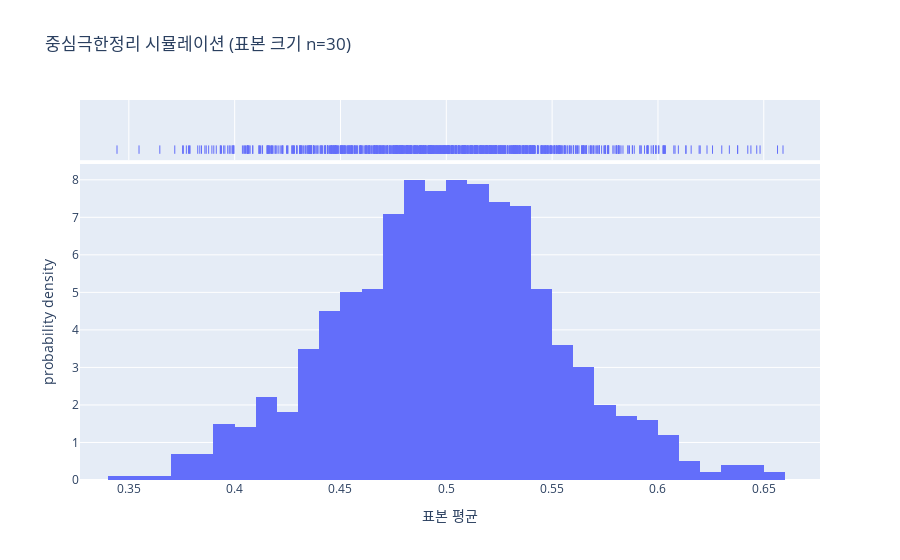

Write notebook code for a chart like this one.
### Code cell
# Plotly Express를 사용하여 히스토그램 및 KDE(커널 밀도 추정) 플롯 생성
fig_clt = px.histogram(df_clt, x='Sample Means', nbins=50,
                       title=f'중심극한정리 시뮬레이션 (표본 크기 n={sample_size})',
                       labels={'Sample Means': '표본 평균'},
                       histnorm='probability density', # 정규화된 히스토그램 (밀도)
                       marginal="rug") # 데이터 포인트 위치 표시

# 표본 평균들의 평균과 표준편차 (이론값과 비교)
mean_of_sample_means = np.mean(sample_means_clt)
std_of_sample_means = np.std(sample_means_clt) # 이것이 바로 표준오차(Standard Error)

print(f"표본 평균들의 평균: {mean_of_sample_means:.4f} (이론값: 모평균 μ ≈ {mu:.4f})")
print(f"표본 평균들의 표준편차 (표준오차): {std_of_sample_means:.4f} (이론값: σ/√n ≈ {sigma/np.sqrt(sample_size):.4f})")

fig_clt.show()

### Figure 1 — Plotly figure (JSON) as saved in the notebook; plotly's stock layout.template omitted (floating-point values rounded to 4 significant figures; data arrays with more than 128 entries replaced by an {"elided": "..."} marker saying what was removed)
{"data": [{"bingroup": "x", "histnorm": "probability density", "hovertemplate": "표본 평균=%{x}<br>probability density=%{y}<extra></extra>", "legendgroup": "", "marker": {"color": "#636efa", "pattern": {"shape": ""}}, "name": "", "nbinsx": 50, "orientation": "v", "showlegend": false, "type": "histogram", "x": {"elided": "1000 float values"}, "xaxis": "x", "yaxis": "y"}, {"boxpoints": "all", "fillcolor": "rgba(255,255,255,0)", "hoveron": "points", "hovertemplate": "표본 평균=%{x}<extra></extra>", "jitter": 0, "legendgroup": "", "line": {"color": "rgba(255,255,255,0)"}, "marker": {"color": "#636efa", "symbol": "line-ns-open"}, "name": "", "showlegend": false, "type": "box", "x": {"elided": "1000 float values"}, "xaxis": "x2", "yaxis": "y2"}], "layout": {"barmode": "relative", "legend": {"tracegroupgap": 0}, "title": {"text": "중심극한정리 시뮬레이션 (표본 크기 n=30)"}, "xaxis": {"anchor": "y", "domain": [0, 1], "title": {"text": "표본 평균"}}, "xaxis2": {"anchor": "y2", "domain": [0, 1], "matches": "x", "showgrid": true, "showticklabels": false}, "yaxis": {"anchor": "x", "domain": [0, 0.8316], "title": {"text": "probability density"}}, "yaxis2": {"anchor": "x2", "domain": [0.8416, 1], "matches": "y2", "showgrid": false, "showline": false, "showticklabels": false, "ticks": ""}}}
